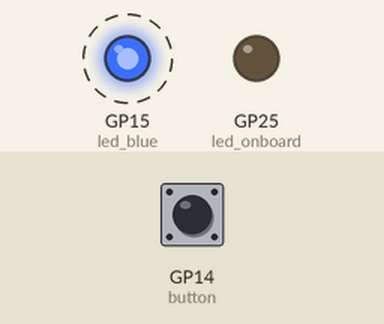
Simulated run of this program. Board: Raspberry Pi Pico running MicroPython. On the bench: output pins drawn as LEDs (lit = HIGH). Dashed ring = blinking. The test bench sets the inputs (shaded band); at power-on: GP14 (button) HIGH. What the program prints to the serial console is not drawn.

Above: at 0.5 s.
Timing chart, 0 to 4.6 s (numbered marks = the images above):
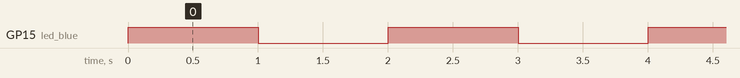

Measured:
- by itself, GP15 (led_blue): alternates HIGH for 1.0 s and LOW for 1.0 s

The program:

main.py
```python
import utime
from machine import Pin

led_onboard = Pin(25, Pin.OUT)
led_blue = Pin(15, Pin.OUT)
button = Pin(14, Pin.IN, Pin.PULL_UP)


while True:
    led_blue.toggle()
    utime.sleep_ms(1000)
    print("========")
    print("Sleep")
    print(button.value())
```
